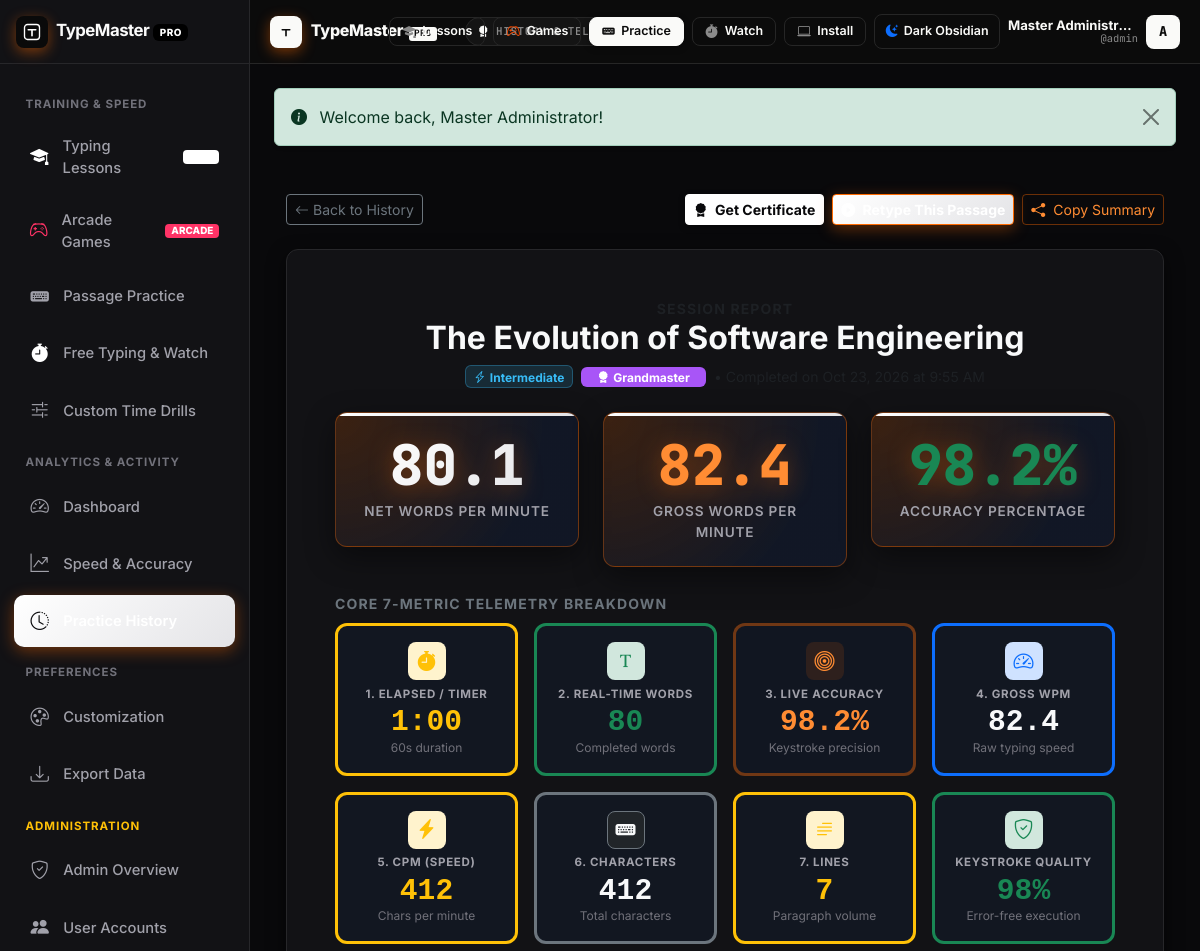
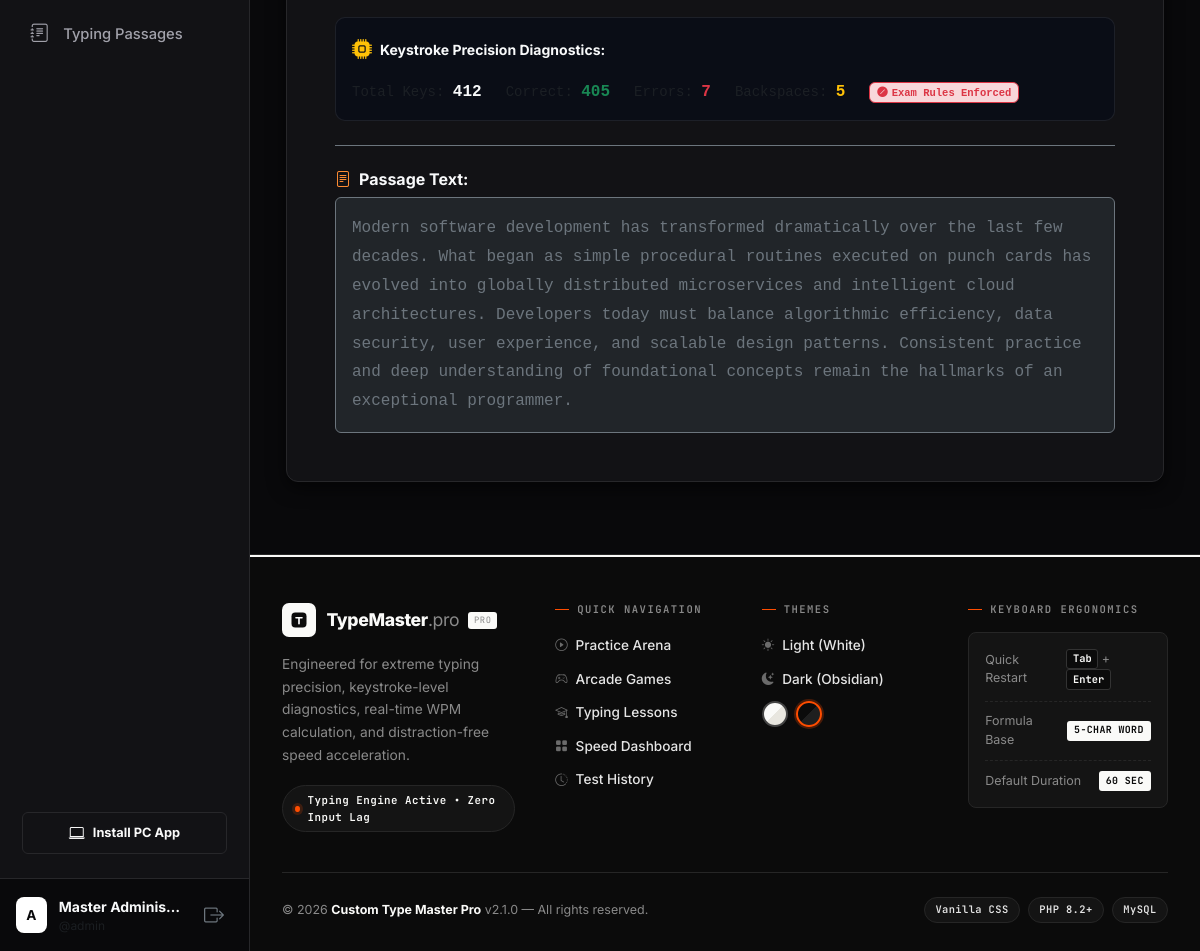
/results.php?id=2 (signed in), run on the app's committed database (2 pictures, top to bottom).
### tables this page shows
CREATE TABLE `typing_results` (
  `id` INT UNSIGNED AUTO_INCREMENT PRIMARY KEY,
  `user_id` INT UNSIGNED NOT NULL,
  `passage_id` INT UNSIGNED DEFAULT NULL,
  `gross_wpm` DECIMAL(6,2) NOT NULL DEFAULT 0.00,
  `net_wpm` DECIMAL(6,2) NOT NULL DEFAULT 0.00,
  `accuracy` DECIMAL(5,2) NOT NULL DEFAULT 0.00,
  `duration_seconds` INT UNSIGNED NOT NULL DEFAULT 60,
  `elapsed_seconds` DECIMAL(6,2) NOT NULL DEFAULT 0.00,
  `words_typed` INT UNSIGNED NOT NULL DEFAULT 0,
  `total_keystrokes` INT UNSIGNED NOT NULL DEFAULT 0,
  `correct_keystrokes` INT UNSIGNED NOT NULL DEFAULT 0,
  `error_keystrokes` INT UNSIGNED NOT NULL DEFAULT 0,
  `backspace_count` INT UNSIGNED NOT NULL DEFAULT 0,
  `difficulty` ENUM('beginner', 'intermediate', 'advanced', 'custom') NOT NULL DEFAULT 'intermediate',
  `test_mode` ENUM('timed', 'passage', 'custom') NOT NULL DEFAULT 'timed',
  `created_at` TIMESTAMP DEFAULT CURRENT_TIMESTAMP,
  INDEX `idx_results_user` (`user_id`),
  INDEX `idx_results_user_date` (`user_id`, `created_at`),
  INDEX `idx_results_net_wpm` (`net_wpm`),
  INDEX `idx_results_accuracy` (`accuracy`),
  CONSTRAINT `fk_results_user` FOREIGN KEY (`user_id`) 
    REFERENCES `users` (`id`) ON DELETE CASCADE ON UPDATE CASCADE,
  CONSTRAINT `fk_results_passage` FOREIGN KEY (`passage_id`) 
    REFERENCES `typing_passages` (`id`) ON DELETE SET NULL ON UPDATE CASCADE
);

CREATE TABLE `typing_passages` (
  `id` INT UNSIGNED AUTO_INCREMENT PRIMARY KEY,
  `title` VARCHAR(150) NOT NULL,
  `content` TEXT NOT NULL,
  `difficulty` ENUM('beginner', 'intermediate', 'advanced') NOT NULL DEFAULT 'intermediate',
  `category` VARCHAR(60) NOT NULL DEFAULT 'general',
  `word_count` INT UNSIGNED NOT NULL DEFAULT 0,
  `char_count` INT UNSIGNED NOT NULL DEFAULT 0,
  `created_by` INT UNSIGNED DEFAULT NULL,
  `status` ENUM('active', 'inactive') NOT NULL DEFAULT 'active',
  `created_at` TIMESTAMP DEFAULT CURRENT_TIMESTAMP,
  INDEX `idx_difficulty` (`difficulty`),
  INDEX `idx_status` (`status`),
  INDEX `idx_category` (`category`),
  CONSTRAINT `fk_passages_author` FOREIGN KEY (`created_by`) 
    REFERENCES `users` (`id`) ON DELETE SET NULL ON UPDATE CASCADE
);

### results.php (the view, shortened to what this page needs)
<?php
require_once __DIR__ . '/includes/functions.php';
$user = current_user();
$resultId = (int)($_GET['id'] ?? 0);
$pdo = getDBConnection();
$result = null;
if ($pdo) {
    try {
        $stmt = $pdo->prepare("
            SELECT r.*, p.title AS passage_title, p.content AS passage_content
            FROM typing_results r
            LEFT JOIN typing_passages p ON r.passage_id = p.id
            WHERE r.id = :id AND (r.user_id = :uid OR :is_admin = 1)
            LIMIT 1
        ");
        $stmt->execute([
            ':id'       => $resultId,
            ':uid'      => $user['id'],
            ':is_admin' => is_admin() ? 1 : 0
        ]);
        $result = $stmt->fetch();
    } catch (Exception $e) {
        error_log('Error loading result: ' . $e->getMessage());
    }
}
$rating = get_speed_rating((float)$result['net_wpm']);
include __DIR__ . '/includes/header.php';
?>
<div class="container py-4">
  <div id="results-content-view" style="display: none;">
    <div class="d-flex align-items-center justify-content-between mb-4">
      <a href="<?= BASE_URL ?>/history.php" class="btn btn-outline-secondary btn-sm d-inline-flex align-items-center gap-1">
        <i class="bi bi-arrow-left"></i>
        <span>Back to History</span>
      </a>
      <div class="d-flex gap-2 flex-wrap">
        <button type="button" class="btn soft-btn-primary btn-sm fw-bold" data-bs-toggle="modal" data-bs-target="#resultsCertificateModal">
          <i class="bi bi-award-fill me-1"></i> Get Certificate
        </button>
        <?php if (!empty($result['passage_id'])): ?>
          <a href="<?= BASE_URL ?>/practice.php?passage_id=<?= (int)$result['passage_id'] ?>" class="btn btn-primary btn-sm fw-bold">
            <i class="bi bi-play-circle-fill me-1"></i> Retype This Passage
          </a>
        <?php endif; ?>
        <button type="button" class="btn btn-outline-info btn-sm" onclick="copyShareText()">
          <i class="bi bi-share-fill me-1"></i> Copy Summary
        </button>
      </div>
    </div>
    <div class="glass-card p-4 p-md-5 mb-4">
    <div class="text-center mb-4">
      <div class="small text-muted text-uppercase fw-bold letter-spacing-1">Session Report</div>
      <h2 class="fw-bold text-light mb-2"><?= e($result['passage_title'] ?? 'Custom Text Session') ?></h2>
      <div class="d-flex justify-content-center align-items-center gap-2">
        <?= get_difficulty_badge($result['difficulty']) ?>
        <span class="badge px-3 py-1" style="background-color: <?= $rating['color'] ?>;">
          <i class="bi <?= $rating['icon'] ?> me-1"></i><?= $rating['label'] ?>
        </span>
        <span class="text-muted small">• Completed on <?= date('M j, Y \a\t g:i A', strtotime($result['created_at'])) ?></span>
      </div>
    </div>
    <div class="row g-4 mb-4 justify-content-center">
      <div class="col-md-4">
        <div class="result-hero-metric">
          <div class="result-hero-val"><?= (float)$result['net_wpm'] ?></div>
          <div class="result-hero-lbl">Net Words Per Minute</div>
        </div>
      </div>
      <div class="col-md-4">
        <div class="result-hero-metric">
          <div class="result-hero-val text-info" style="background: none; -webkit-text-fill-color: initial;"><?= (float)$result['gross_wpm'] ?></div>
          <div class="result-hero-lbl">Gross Words Per Minute</div>
        </div>
      </div>
      <div class="col-md-4">
        <div class="result-hero-metric">
          <div class="result-hero-val text-success" style="background: none; -webkit-text-fill-color: initial;"><?= (float)$result['accuracy'] ?>%</div>
          <div class="result-hero-lbl">Accuracy Percentage</div>
        </div>
      </div>
    </div>
    <?php
      $elapsedSec = (int)round((float)$result['elapsed_seconds']);
      $elMin = floor($elapsedSec / 60);
      $elSec = $elapsedSec % 60;
      $timerFormatted = sprintf('%d:%02d', $elMin, $elSec);
      $totalCharacters = !empty($result['total_keystrokes']) ? (int)$result['total_keystrokes'] : ((int)$result['words_typed'] * 5);
      $cpmSpeed = round($totalCharacters / max(0.1, ($elapsedSec / 60.0)));
      $totalLines = max(1, (int)ceil((int)$result['words_typed'] / 12));
      $totKeys = (int)($result['total_keystrokes'] ?? $totalCharacters);
      $corKeys = (int)($result['correct_keystrokes'] ?? $totKeys);
      $qualityScore = min(100, max(0, round(($corKeys / max(1, $totKeys)) * 100)));
    ?>
    <div class="mb-2">
      <span class="text-uppercase fw-bold small text-secondary letter-spacing-1">Core 7-Metric Telemetry Breakdown</span>
    </div>
    <div class="row g-3 mb-4">
      <div class="col-6 col-md-3">
        <div class="stat-showing-card p-3 text-center h-100 border-start border-3 border-warning">
          <div class="showing-card-icon mx-auto bg-warning-subtle text-warning">
            <i class="bi bi-stopwatch-fill"></i>
          </div>
          <div class="showing-card-lbl">1. Elapsed / Timer</div>
          <div class="showing-card-num text-warning font-monospace"><?= $timerFormatted ?></div>
          <div class="showing-card-sub"><?= $elapsedSec ?>s duration</div>
        </div>
      </div>
      <div class="col-6 col-md-3">
        <div class="stat-showing-card p-3 text-center h-100 border-start border-3 border-success">
          <div class="showing-card-icon mx-auto bg-success-subtle text-success">
            <i class="bi bi-fonts"></i>
          </div>
          <div class="showing-card-lbl">2. Real-Time Words</div>
          <div class="showing-card-num text-success font-monospace"><?= (int)$result['words_typed'] ?></div>
          <div class="showing-card-sub">Completed words</div>
        </div>
      </div>
      <div class="col-6 col-md-3">
        <div class="stat-showing-card p-3 text-center h-100 border-start border-3 border-info">
          <div class="showing-card-icon mx-auto bg-info-subtle text-info">
            <i class="bi bi-bullseye"></i>
          </div>
          <div class="showing-card-lbl">3. Live Accuracy</div>
          <div class="showing-card-num text-info font-monospace"><?= (float)$result['accuracy'] ?>%</div>
          <div class="showing-card-sub">Keystroke precision</div>
        </div>
      </div>
      <div class="col-6 col-md-3">
        <div class="stat-showing-card p-3 text-center h-100 border-start border-3 border-primary">
          <div class="showing-card-icon mx-auto bg-primary-subtle text-primary">
            <i class="bi bi-speedometer2"></i>
          </div>
          <div class="showing-card-lbl">4. Gross WPM</div>
          <div class="showing-card-num text-light font-monospace"><?= (float)$result['gross_wpm'] ?></div>
          <div class="showing-card-sub">Raw typing speed</div>
        </div>
      </div>
      <div class="col-6 col-md-3">
        <div class="stat-showing-card p-3 text-center h-100 border-start border-3 border-warning">
          <div class="showing-card-icon mx-auto bg-warning-subtle text-warning">
            <i class="bi bi-lightning-charge-fill"></i>
          </div>
          <div class="showing-card-lbl">5. CPM (Speed)</div>
          <div class="showing-card-num text-warning font-monospace"><?= $cpmSpeed ?></div>
          <div class="showing-card-sub">Chars per minute</div>
        </div>
      </div>
      <div class="col-6 col-md-3">
        <div class="stat-showing-card p-3 text-center h-100 border-start border-3 border-secondary">
          <div class="showing-card-icon mx-auto bg-dark border border-secondary text-light">
            <i class="bi bi-keyboard-fill"></i>
          </div>
          <div class="showing-card-lbl">6. Characters</div>
          <div class="showing-card-num text-light font-monospace"><?= $totalCharacters ?></div>
          <div class="showing-card-sub">Total characters</div>
        </div>
      </div>
      <div class="col-6 col-md-3">
        <div class="stat-showing-card p-3 text-center h-100 border-start border-3 border-warning">
          <div class="showing-card-icon mx-auto bg-warning-subtle text-warning">
            <i class="bi bi-text-paragraph"></i>
          </div>
          <div class="showing-card-lbl">7. Lines</div>
          <div class="showing-card-num text-warning font-monospace"><?= $totalLines ?></div>
          <div class="showing-card-sub">Paragraph volume</div>
        </div>
      </div>
      <div class="col-6 col-md-3">
        <div class="stat-showing-card p-3 text-center h-100 border-start border-3 border-success">
          <div class="showing-card-icon mx-auto bg-success-subtle text-success">
            <i class="bi bi-shield-check"></i>
          </div>
          <div class="showing-card-lbl">Keystroke Quality</div>
          <div class="showing-card-num text-success font-monospace"><?= $qualityScore ?>%</div>
          <div class="showing-card-sub">Error-free execution</div>
        </div>
      </div>
    </div>
    <div class="showing-diagnostics-bar p-3 d-flex flex-wrap align-items-center justify-content-between gap-3 mb-4">
      <div class="d-flex align-items-center gap-2">
        <i class="bi bi-cpu-fill text-warning fs-5"></i>
        <span class="small fw-bold text-light">Keystroke Precision Diagnostics:</span>
      </div>
      <div class="d-flex align-items-center gap-4 text-muted small font-monospace flex-wrap">
        <span>Total Keys: <strong class="text-light fs-6"><?= (int)$result['total_keystrokes'] ?></strong></span>
        <span>Correct: <strong class="text-success fs-6"><?= (int)$result['correct_keystrokes'] ?></strong></span>
        <span>Errors: <strong class="text-danger fs-6"><?= (int)$result['error_keystrokes'] ?></strong></span>
        <span>Backspaces: <strong class="text-warning fs-6"><?= (int)$result['backspace_count'] ?></strong></span>
        <span class="badge border border-danger text-danger bg-danger-subtle"><i class="bi bi-slash-circle-fill me-1"></i>Exam Rules Enforced</span>
      </div>
    </div>
    <?php if (!empty($result['passage_content'])): ?>
      <div class="mt-4 pt-4 border-top border-secondary">
        <h6 class="fw-bold text-light mb-2"><i class="bi bi-file-text text-info me-2"></i>Passage Text:</h6>
        <div class="p-3 rounded bg-dark border border-secondary text-secondary font-monospace" style="line-height: 1.8;">
          <?= nl2br(e($result['passage_content'])) ?>
        </div>
      </div>
    <?php endif; ?>
  </div>
  </div>
</div>
<?php include __DIR__ . '/includes/footer.php'; ?>

### data on the page
typing_results: passage.title "The Evolution of Software Engineering", net_wpm "Grandmaster", net_wpm "80.1", gross_wpm "82.4", accuracy "98.2", elapsed_seconds "1:00", elapsed_seconds "60", words_typed "80", total_keystrokes "412", words_typed "7", qualityScore "98", correct_keystrokes "405", error_keystrokes "7", backspace_count "5", passage.content "Modern software development has transformed dramatically over the last few decades. What began as simple procedural routines executed on punch cards has evolved into globally distributed microservices and intelligent cloud architectures. Developers today must balance algorithmic efficiency, data security, user experience, and scalable design patterns. Consistent practice and deep understanding of foundational concepts remain the hallmarks of an exceptional programmer."

### other printed values
substr($currentUser['username'] ?? 'U', 0, 1) "A"
$currentUser['full_name'] "Master Adminis…"
$currentUser['username'] "admin"
$pageBadgeTitle "HISTORY & TELEMETRY"
$currentUser['full_name'] "Master Administr…"
substr($currentUser['username'], 0, 1) "A"
$flash['message'] "Welcome back, Master Administrator!"
APP_NAME "Custom Type Master Pro"
APP_VERSION "2.1.0"
